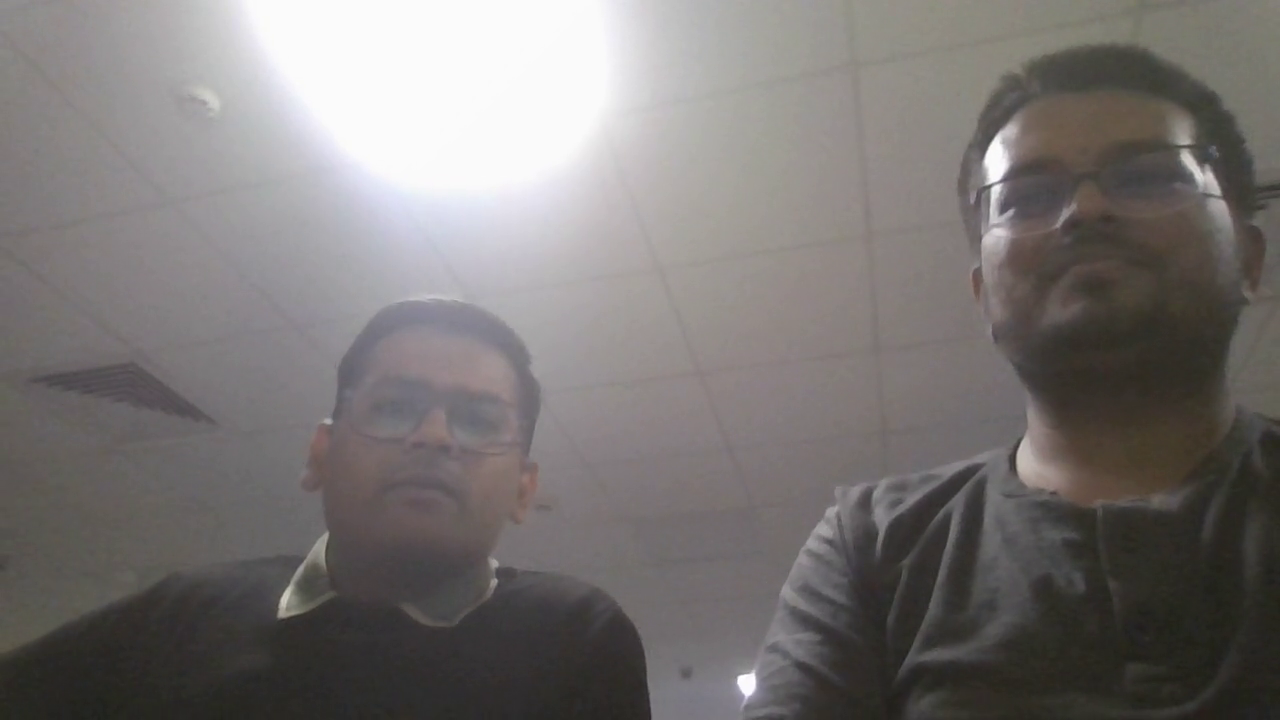
#> input picture frame 25 of inputs/l.mp4, 1280 x 720 px
$ python video_stitch.py
#> lines starting #> are read from the running program, lines starting #| are printed output that depends on the picture; pictures that were not available may be replaced by others from this repository, and a replacement may not be noted
import cv2
import numpy as np
import imutils
import tqdm
import os
from moviepy.editor import ImageSequenceClip
import argparse
# from autostitch import *


class VideoStitcher:
    def __init__(self, left_video_in_path, right_video_in_path, video_out_path, video_out_width=800, detectortype='orb', display=False):
        # Initialize arguments
        self.left_video_in_path = left_video_in_path
        self.right_video_in_path = right_video_in_path
        self.video_out_path = video_out_path
        self.video_out_width = video_out_width
        self.display = display
        self.detectortype = detectortype
        # Initialize the saved homography matrix
        self.saved_homo_matrix = None

    def stitch(self, images, ratio=0.75, reproj_thresh=4.0):
        # Unpack the images
        (image_b, image_a) = images

        # If the saved homography matrix is None,
        # then we need to apply keypoint matching to construct it
        if self.saved_homo_matrix is None:
            # [1] detect/extract keypoints
            (keypoints_a, features_a) = self.detect_and_extract(image_a, self.detectortype)
            (keypoints_b, features_b) = self.detect_and_extract(image_b, self.detectortype)

            # [2] match features between the two images
            matched_keypoints = self.match_keypoints(keypoints_a, keypoints_b, features_a, features_b, ratio, reproj_thresh)

            # If the match is None,
            # then there aren't enough matched keypoints to create a panorama
            if matched_keypoints is None:
                return None

            # Save the homography matrix
            self.saved_homo_matrix = matched_keypoints[1]

        # Apply a perspective transform to stitch the images together
        # using the saved homography matrix
        output_shape = (image_a.shape[1] + image_b.shape[1], image_a.shape[0])
        result = cv2.warpPerspective(image_a, self.saved_homo_matrix, output_shape)
        result[0:image_b.shape[0], 0:image_b.shape[1]] = image_b

        # Return the stitched image
        return result

    @staticmethod
    def detect_and_extract(image, detectortype):
        if detectortype == 'sift':
            sift = cv2.xfeatures2d.SIFT_create()
            keypoints, features = sift.detectAndCompute(image, None)
            bf = cv2.BFMatcher(cv2.NORM_L1,crossCheck=False)

        elif detectortype == 'surf':
            surf = cv2.xfeatures2d.SURF_create()
            keypoints, features = surf.detectAndCompute(image, None)
            bf = cv2.BFMatcher(cv2.NORM_L1,crossCheck=False)

        elif detectortype == 'fast':
            pass

        elif detectortype == 'brief':
            brief = cv.xfeatures2d.BriefDescriptorExtractor_create()
            keypoints, features = brief.detect(image, None)
            bf = cv2.BFMatcher(cv2.NORM_HAMMING, crossCheck=True)

        elif detectortype == 'orb':
            orb = cv2.ORB_create()
            keypoints, features = orb.detectAndCompute(image, None)
            bf = cv2.BFMatcher(cv2.NORM_HAMMING, crossCheck=True)

        else:
            raise NotImplementedError(f"'{detectortype}' not yet implemented!")

        # Convert the keypoints from KeyPoint objects to numpy arrays
        keypoints = np.float32([keypoint.pt for keypoint in keypoints])

        # Return a tuple of keypoints and features
        return (keypoints, features)

    @staticmethod
    def match_keypoints(keypoints_a, keypoints_b, features_a, features_b, ratio, reproj_thresh):
        # Compute the raw matches and initialize the list of actual matches
        matcher = cv2.DescriptorMatcher_create("BruteForce")
        raw_matches = matcher.knnMatch(features_a, features_b, k=2)
        matches = []

        for raw_match in raw_matches:
            # Ensure the distance is within a certain ratio of each other (i.e. Lowe's ratio test)
            if len(raw_match) == 2 and raw_match[0].distance < raw_match[1].distance * ratio:
                matches.append((raw_match[0].trainIdx, raw_match[0].queryIdx))

        # Computing a homography requires at least 4 matches
        if len(matches) > 4:
            # Construct the two sets of points
            points_a = np.float32([keypoints_a[i] for (_, i) in matches])
            points_b = np.float32([keypoints_b[i] for (i, _) in matches])

            # Compute the homography between the two sets of points
            (homography_matrix, status) = cv2.findHomography(points_a, points_b, cv2.RANSAC, reproj_thresh)

            # Return the matches, homography matrix and status of each matched point
            return (matches, homography_matrix, status)

        # No homography could be computed
        return None

    # [19 lines left out: function draw_matches, not called in this run]

    def run(self):
        # Set up video capture
        left_video = cv2.VideoCapture(self.left_video_in_path)
        right_video = cv2.VideoCapture(self.right_video_in_path)
        print(f"[INFO]: {self.left_video_in_path.split('/')[-1]} & {self.right_video_in_path.split('/')[-1]} loaded")
        print('[INFO]: Video Stitching ...')

        # Get information about the videos
        n_frames = min(int(left_video.get(cv2.CAP_PROP_FRAME_COUNT)),
                       int(right_video.get(cv2.CAP_PROP_FRAME_COUNT)))
        fps = int(left_video.get(cv2.CAP_PROP_FPS))
        frames = []

        for _ in tqdm.tqdm(np.arange(n_frames)):
            # Grab the frames from their respective video streams
            ok, left = left_video.read()
            _, right = right_video.read()

            if ok:
                # Stitch the frames together to form the panorama
                stitched_frame = self.stitch([left, right])

                # No homography could not be computed
                if stitched_frame is None:
                    print("[INFO]: Homography could not be computed!")
                    break

                # Add frame to video
                stitched_frame = imutils.resize(stitched_frame, width=self.video_out_width)
                frames.append(stitched_frame)

                if self.display:
                    # Show the output images
                    cv2.imshow("Result", stitched_frame)

                # If the 'q' key was pressed, break from the loop
                if cv2.waitKey(1) & 0xFF == ord("q"):
                    break
#> this loop made 1 pass; (key q is pressed on pass 1)
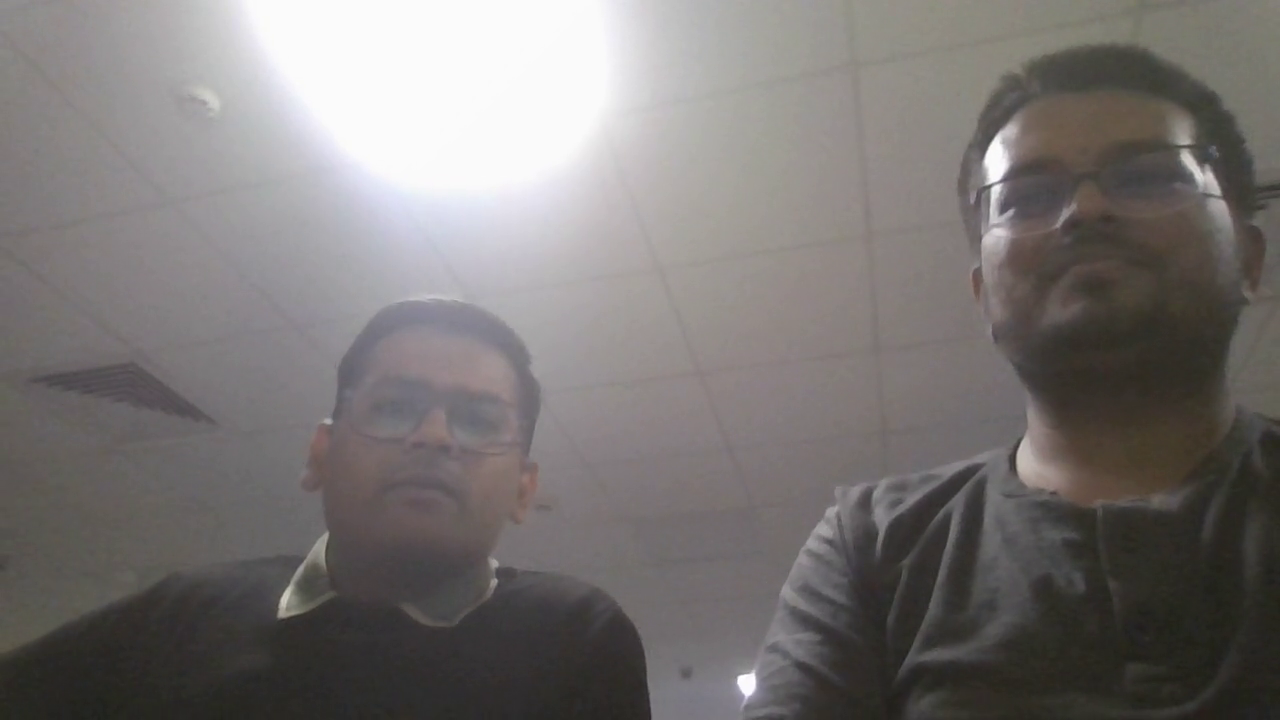
#> input picture frame 25 of inputs/l.mp4, 1280 x 720 px
#> pass 1, in stitch, `result = cv2.warpPerspective(image_a, self.saved_homo_matrix, output_s..`:
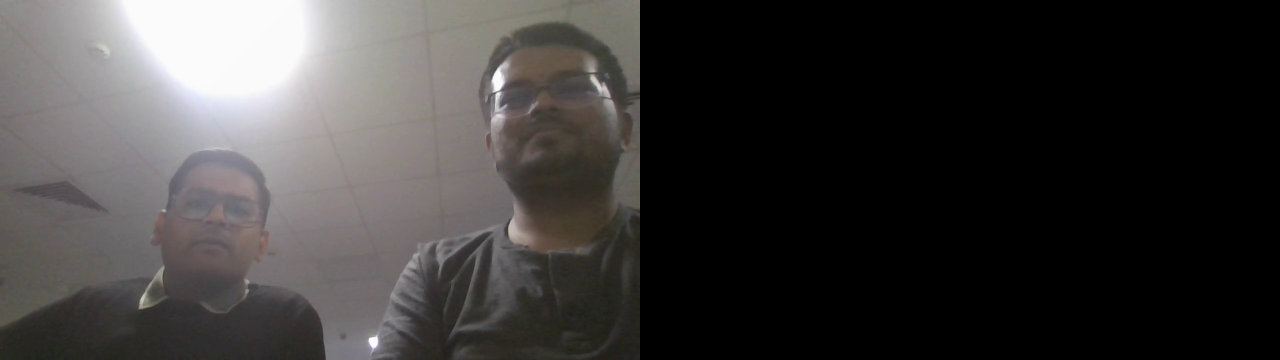
#> result: shape (720, 2560, 3) (shown at 1/2 size); mean B, G, R 57.6, 58.3, 60.3
#> pass 1, in run, `stitched_frame = imutils.resize(stitched_frame, width=self.video_out_w..`:
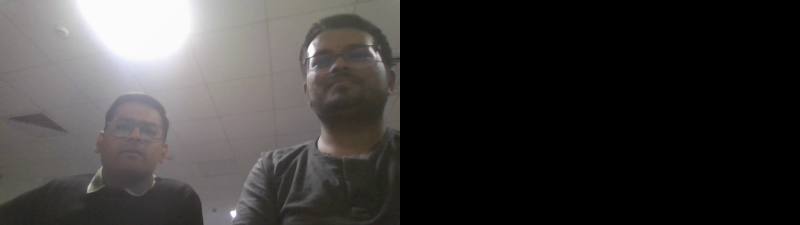
#> stitched_frame: shape (225, 800, 3); mean B, G, R 57.6, 58.3, 60.3
#> after the loop, frames = 1 item

        cv2.destroyAllWindows()
        print('[INFO]: Video stitching finished')

        # Save video
        print(f"[INFO]: Saving {self.video_out_path.split('/')[-1]} in {os.path.dirname(self.video_out_path)}")
        clip = ImageSequenceClip(frames, fps=fps)
        #clip.write_videofile(self.video_out_path, codec='mpeg4', audio=False, progress_bar=True, verbose=False)
        clip.write_videofile(self.video_out_path, codec='mpeg4', audio=False,verbose=False)
        print(f"[INFO]: {self.video_out_path.split('/')[-1]} saved")


# ap = argparse.ArgumentParser()
# ap.add_argument("-i", "--inputs", required=True,
#     help="path to inputs (2-4 img)")
# args = vars(ap.parse_args())

stitcher = VideoStitcher(left_video_in_path='inputs/l.mp4',
                         right_video_in_path='inputs/r.mp4',
                         video_out_path='inputs/lr.mp4',
                         detectortype='orb')
stitcher.run()
#> (the call stopped at in run, `clip = ImageSequenceClip(frames, fps=fps)`: moviepy is not available in this run)

$ run again, starting later in the video
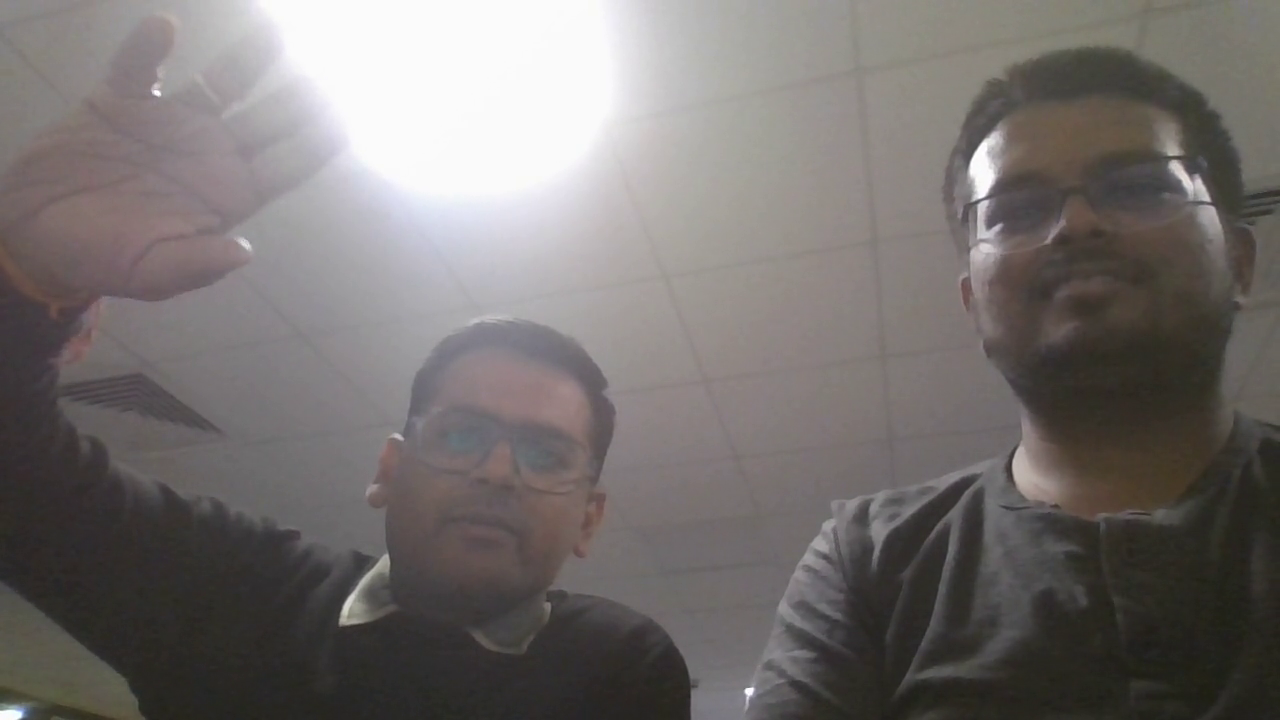
#> input picture frame 116 of inputs/l.mp4, 1280 x 720 px
#> the loop in run, `for _ in tqdm.tqdm(np.arange(n_frames)):` made 1 pass; (key q is pressed on pass 1)
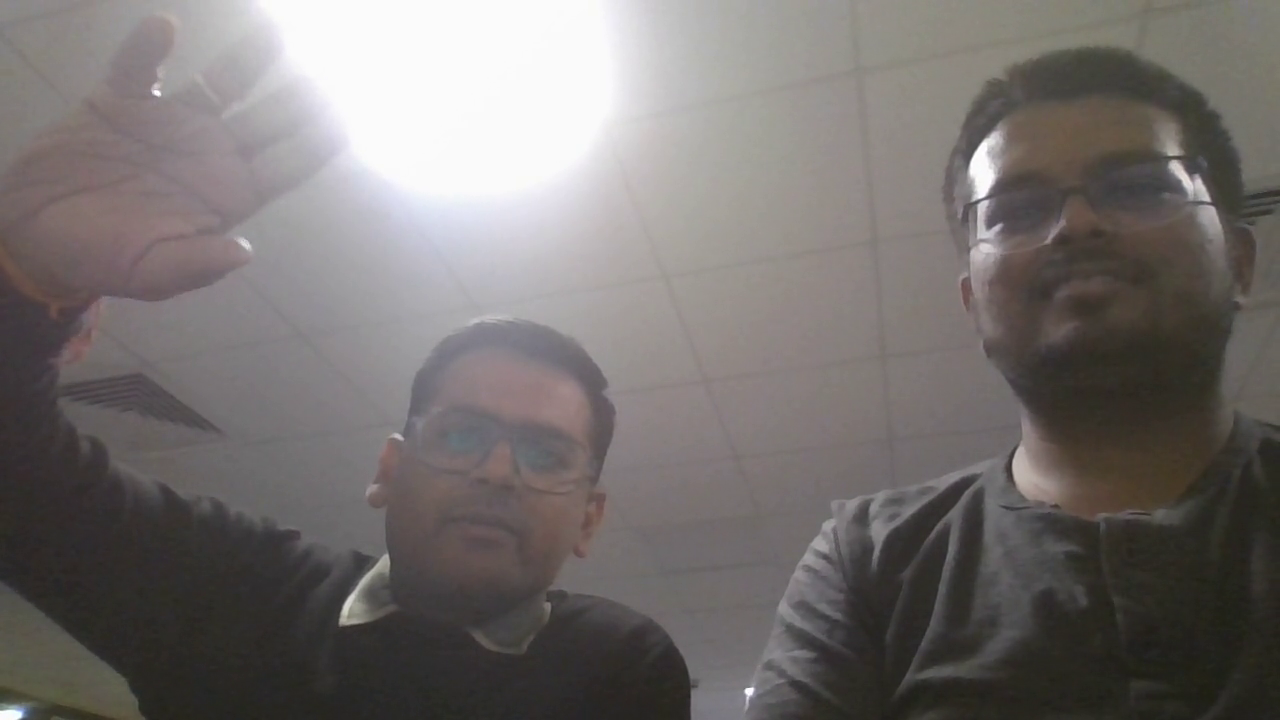
#> input picture frame 116 of inputs/l.mp4, 1280 x 720 px
#> pass 1, in stitch, `result = cv2.warpPerspective(image_a, self.saved_homo_matrix, output_s..`:
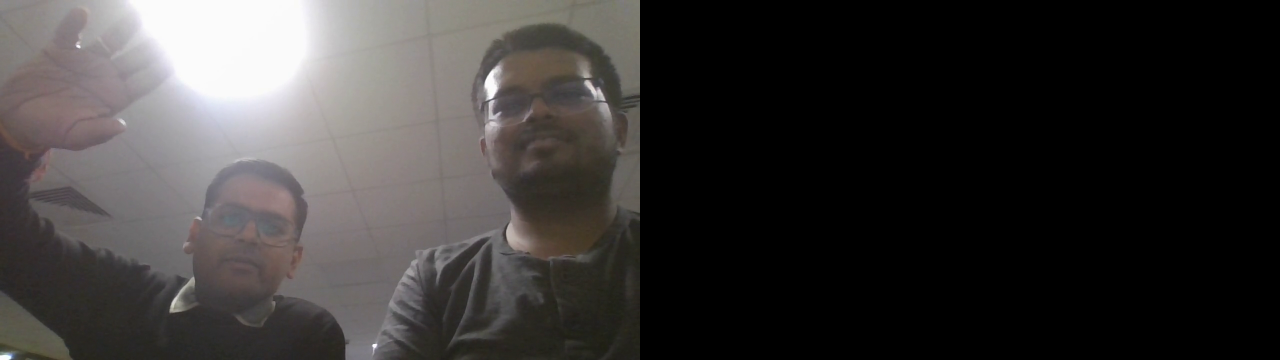
#> result: shape (720, 2560, 3) (shown at 1/2 size); mean B, G, R 55, 55.9, 58.3
#> pass 1, in run, `stitched_frame = imutils.resize(stitched_frame, width=self.video_out_w..`:
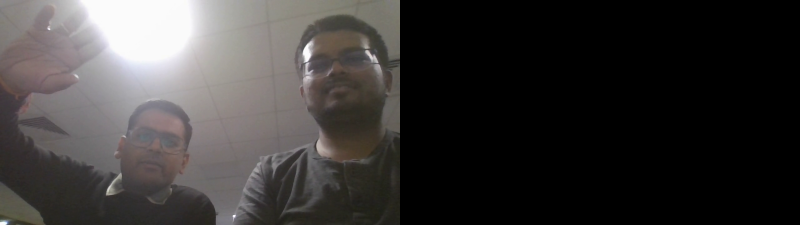
#> stitched_frame: shape (225, 800, 3); mean B, G, R 55, 55.9, 58.3
#> after the loop in run, `for _ in tqdm.tqdm(np.arange(n_frames)):`: frames = 1 item

$ run again, starting later in the video
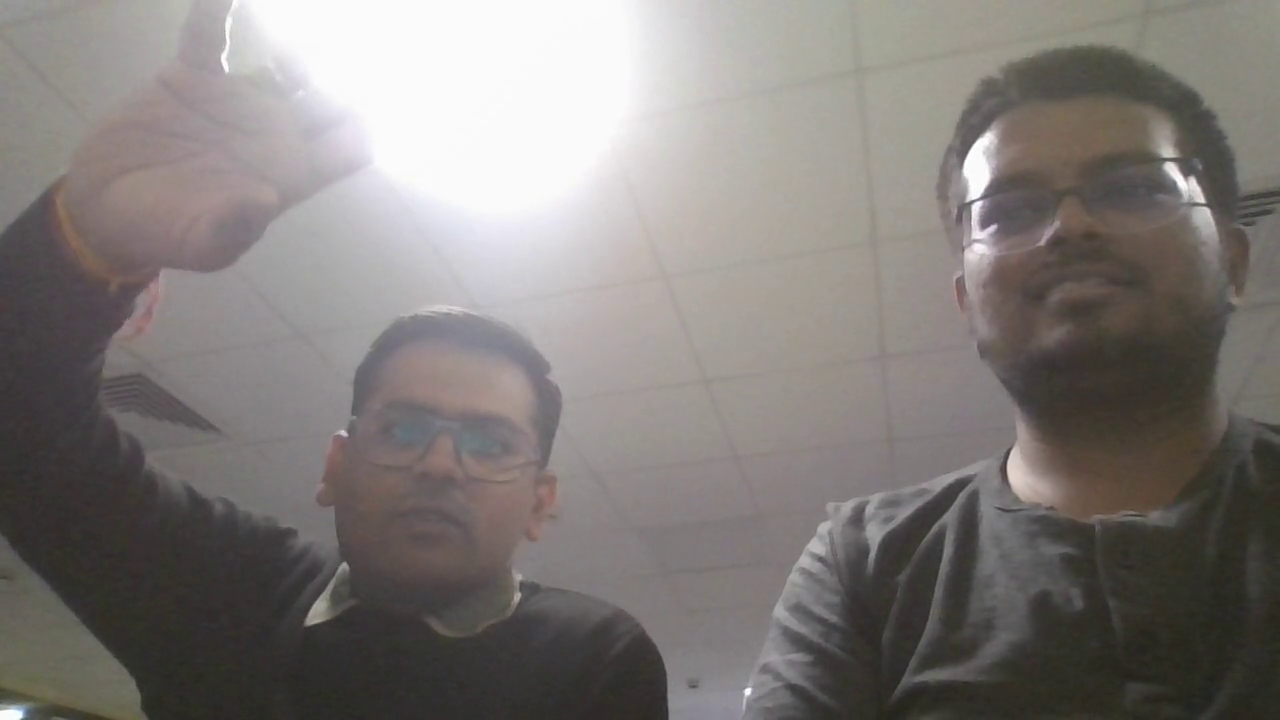
#> input picture frame 206 of inputs/l.mp4, 1280 x 720 px
#> the loop in run, `for _ in tqdm.tqdm(np.arange(n_frames)):` made 1 pass; (key q is pressed on pass 1)
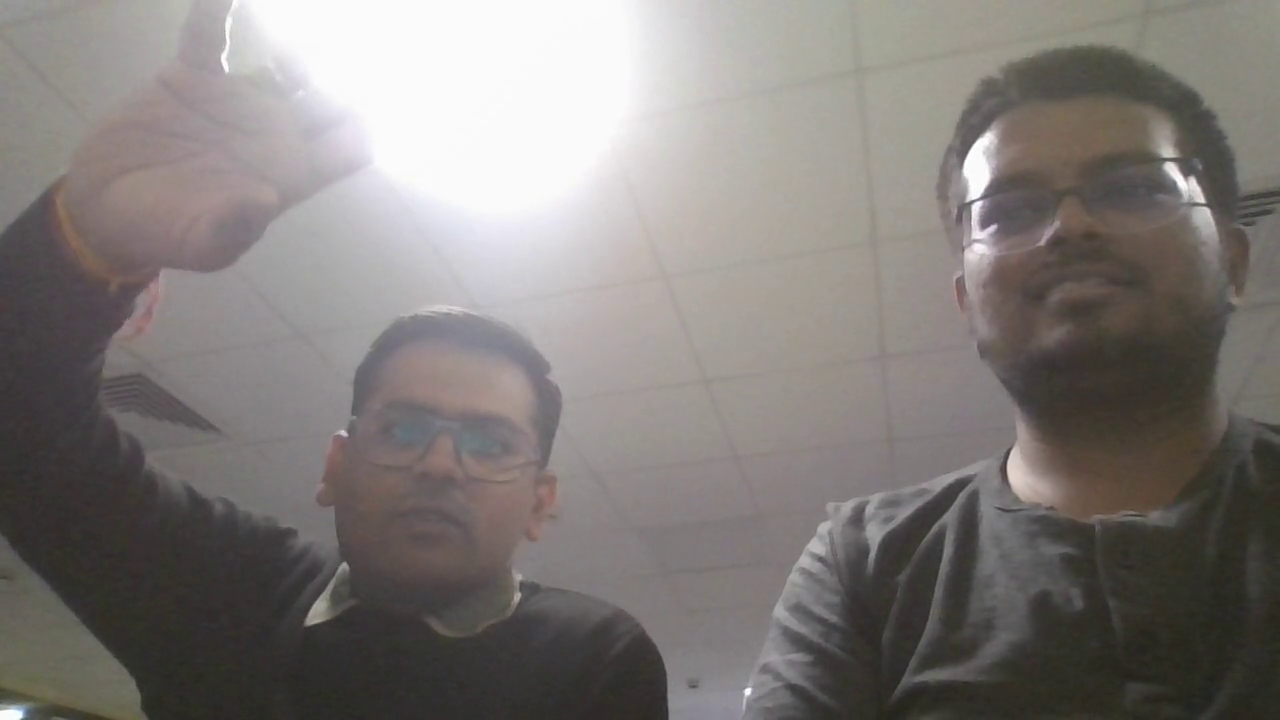
#> input picture frame 206 of inputs/l.mp4, 1280 x 720 px
#> pass 1, in stitch, `result = cv2.warpPerspective(image_a, self.saved_homo_matrix, output_s..`:
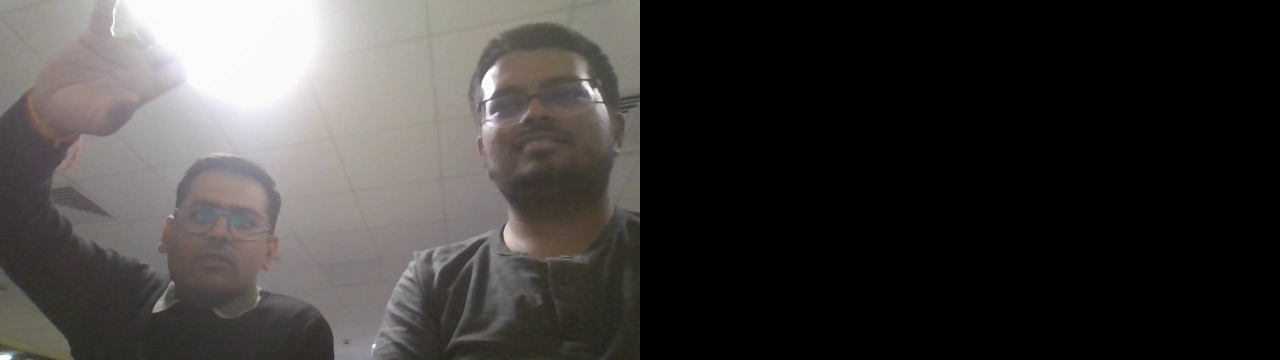
#> result: shape (720, 2560, 3) (shown at 1/2 size); mean B, G, R 60.2, 61.6, 64
#> pass 1, in run, `stitched_frame = imutils.resize(stitched_frame, width=self.video_out_w..`:
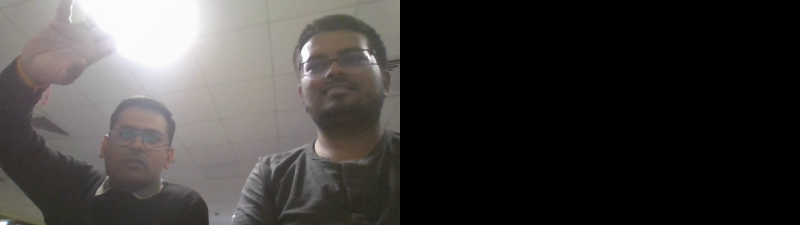
#> stitched_frame: shape (225, 800, 3); mean B, G, R 60.2, 61.6, 64
#> after the loop in run, `for _ in tqdm.tqdm(np.arange(n_frames)):`: frames = 1 item
